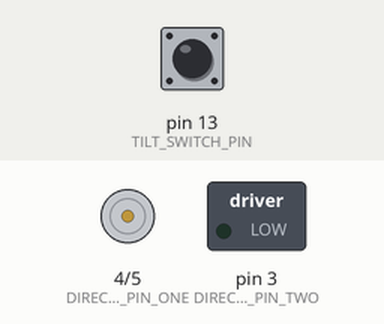
Simulated run of this sketch. Board: Arduino Uno, built with avr-gcc and run on an emulated ATmega328P. On the bench: direction and speed pins drawn as motors (green arrow = direction pin HIGH = forward, orange = LOW = backward, longer = more drive), switched loads named in the sketch (green lamp = pin HIGH). The test bench sets the inputs (shaded band); at power-on: pin 13 (TILT_SWITCH_PIN) HIGH. What the sketch prints to the serial monitor is not drawn.

Above: at 1.2 s.
1.3 s: pin 13 (TILT_SWITCH_PIN) pulled LOW for 0.15 s
At 2.6 s:
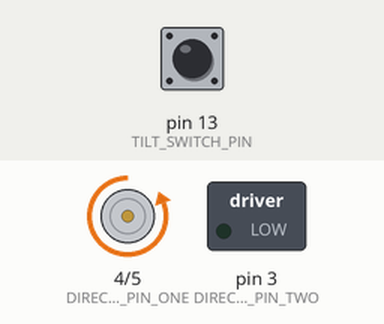
2.9 s: pin 13 (TILT_SWITCH_PIN) pulled LOW for 3.2 s
At 3.4 s:
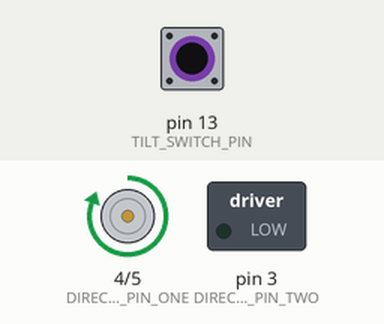
Timing chart, 0 to 7.6 s (numbered marks = the images above; inputs shaded):
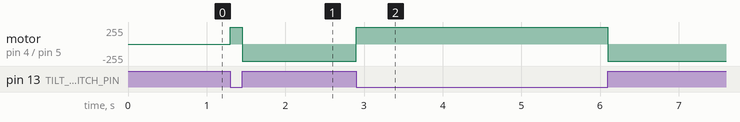

Measured:
- after the input at 1.3 s, motor on pin 4 (DIRECTION_PIN_ONE) / pin 5 (SPEED_PIN): stopped → forward 255/255 at once, → backward 255/255 0.15 s later
- after the input at 2.9 s, motor on pin 4 (DIRECTION_PIN_ONE) / pin 5 (SPEED_PIN): backward 255/255 → forward 255/255 at once, → backward 255/255 3.2 s later

The sketch:

Lesson_38_-_Using_a_Tilt_Switch_Cut_Off_with_a_DC_Motor.ino
```cpp
//We are learning how to use a DC Motor and turn it off using a tilt switch
//Declaring Variables
int SPEED_PIN = 5;
int DIRECTION_PIN_ONE = 4;
int DIRECTION_PIN_TWO = 3;
//The Motor Speed is in between 0 and 255 just like the brightness of an LED
int MOTOR_SPEED = 255;
int TILT_SWITCH_PIN = 13;
int TILT_SWITCH_VALUE;


void setup() {
  //Setting up Serial Monitor
  Serial.begin(9600);

  //Setting up motor
  pinMode(SPEED_PIN, OUTPUT);
  pinMode(DIRECTION_PIN_ONE, OUTPUT);
  pinMode(DIRECTION_PIN_TWO, OUTPUT);

  //Setting up tilt switch pin voltage and read
  pinMode(TILT_SWITCH_PIN, INPUT);
  digitalWrite(TILT_SWITCH_PIN, HIGH);
}


void loop() {
  //Reading Tilt Switch Value of it is on or off
  TILT_SWITCH_VALUE = digitalRead(TILT_SWITCH_PIN);

  //Turning off Motor when circuitry is flipped
  if (TILT_SWITCH_VALUE == 1) {
    //Setting Up Motor Direction
    //Remember, if one pin for direction is on, the other one must be off
    digitalWrite(DIRECTION_PIN_ONE, LOW);
    digitalWrite(DIRECTION_PIN_TWO, LOW);
  }

  //Turning on Motor when Circuitry is flat on the ground
  if (TILT_SWITCH_VALUE == 0) {
    digitalWrite(DIRECTION_PIN_ONE, HIGH);
    digitalWrite(DIRECTION_PIN_TWO, LOW);

    //Giving Motor Speed
    analogWrite(SPEED_PIN, MOTOR_SPEED);
  }

  //Printing Tilt Switch Value
  Serial.println(TILT_SWITCH_VALUE);
}
```
